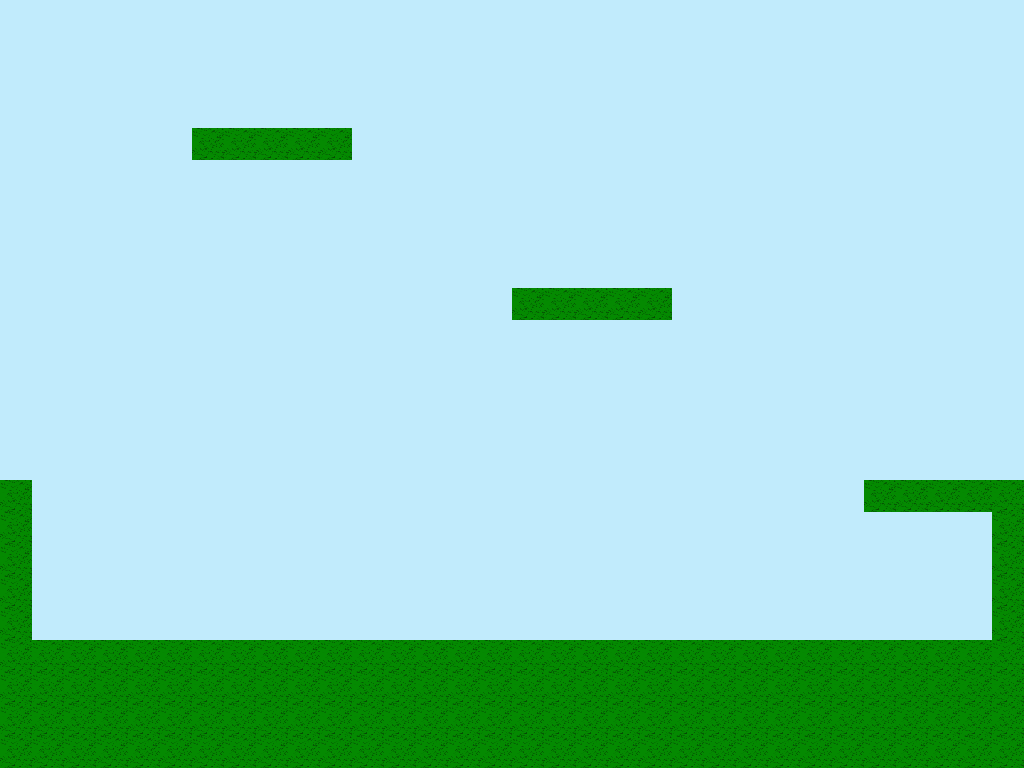

This is a level from a 2D game, rendered from its Tiled map with the project's own tilesets. A one-line summary and the map file follow, with tile-layer data summarised:
An orthogonal 32x24 tile map with 32x32 px tiles, 2 tile layers (background, environment) and 5 objects.

<map version="1.0" orientation="orthogonal" width="32" height="24" tilewidth="32" tileheight="32">
 <tileset firstgid="1" name="testMapSet" tilewidth="32" tileheight="32">
  <image source="testMapSet.png" width="64" height="32" />
  <tile id="1">
   <properties>
    <property name="block" value="true" />
   </properties>
  </tile>
 </tileset>
 <layer name="background" width="32" height="24">
  <data>[768 cells, 768 non-empty, 1 distinct tile ids]</data>
 </layer>
 <layer name="environment" width="32" height="24">
  <data>[768 cells, 152 non-empty, 1 distinct tile ids]</data>
 </layer>
 <objectgroup name="env_group" width="32" height="24">
  <object x="1" y="482" width="30" height="288" />
  <object x="864" y="480" width="158" height="29" />
  <object x="992" y="507" width="35" height="260" />
  <object x="29" y="638" width="962" height="132" />
  <object x="165" y="390" width="167" height="30" />
 </objectgroup>
</map>
